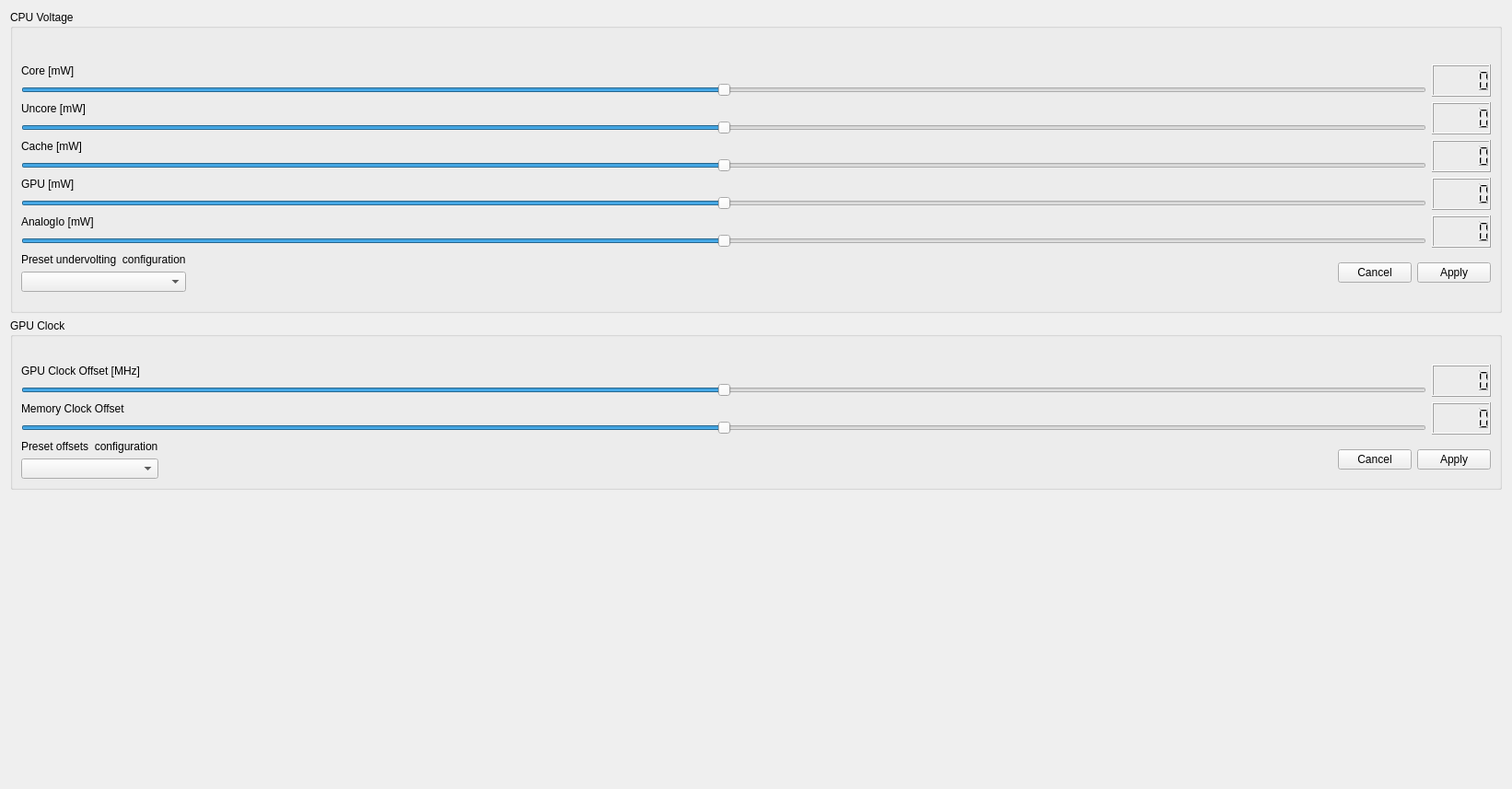
<?xml version="1.0" encoding="UTF-8"?>
<ui version="4.0">
 <class>OffsetsControl</class>
 <widget class="QWidget" name="OffsetsControl">
  <property name="geometry">
   <rect>
    <x>0</x>
    <y>0</y>
    <width>1642</width>
    <height>857</height>
   </rect>
  </property>
  <property name="minimumSize">
   <size>
    <width>0</width>
    <height>0</height>
   </size>
  </property>
  <property name="windowTitle">
   <string>Form</string>
  </property>
  <layout class="QVBoxLayout" name="verticalLayout" stretch="0,0,0">
   <item>
    <widget class="QGroupBox" name="groupBox_CPUVoltageOffsets">
     <property name="minimumSize">
      <size>
       <width>0</width>
       <height>0</height>
      </size>
     </property>
     <property name="title">
      <string>CPU Voltage</string>
     </property>
     <layout class="QVBoxLayout" name="verticalLayout_4">
      <item>
       <layout class="QVBoxLayout" name="verticalLayout_3">
        <property name="topMargin">
         <number>30</number>
        </property>
        <property name="bottomMargin">
         <number>11</number>
        </property>
        <item>
         <layout class="QVBoxLayout" name="verticalLayout_2">
          <item>
           <layout class="QHBoxLayout" name="horizontalLayout_cpuVoltageCore">
            <item>
             <layout class="QVBoxLayout" name="verticalLayout_cpuVoltageCore">
              <item>
               <widget class="QLabel" name="label_cpuVoltageCore">
                <property name="text">
                 <string>Core [mW]</string>
                </property>
               </widget>
              </item>
              <item>
               <widget class="QSlider" name="horizontalSlider_cpuVoltageCore">
                <property name="minimum">
                 <number>-500</number>
                </property>
                <property name="maximum">
                 <number>500</number>
                </property>
                <property name="singleStep">
                 <number>10</number>
                </property>
                <property name="pageStep">
                 <number>20</number>
                </property>
                <property name="orientation">
                 <enum>Qt::Orientation::Horizontal</enum>
                </property>
               </widget>
              </item>
             </layout>
            </item>
            <item>
             <widget class="QLCDNumber" name="lcdNumber_cpuVoltageCore"/>
            </item>
           </layout>
          </item>
          <item>
           <layout class="QHBoxLayout" name="horizontalLayout_cpuVoltageUncore">
            <item>
             <layout class="QVBoxLayout" name="verticalLayout_cpuVoltageUncore">
              <item>
               <widget class="QLabel" name="label_cpuVoltageUncore">
                <property name="text">
                 <string>Uncore [mW]</string>
                </property>
               </widget>
              </item>
              <item>
               <widget class="QSlider" name="horizontalSlider_cpuVoltageUncore">
                <property name="minimum">
                 <number>-500</number>
                </property>
                <property name="maximum">
                 <number>500</number>
                </property>
                <property name="singleStep">
                 <number>10</number>
                </property>
                <property name="pageStep">
                 <number>20</number>
                </property>
                <property name="orientation">
                 <enum>Qt::Orientation::Horizontal</enum>
                </property>
               </widget>
              </item>
             </layout>
            </item>
            <item>
             <widget class="QLCDNumber" name="lcdNumber_cpuVoltageUncore"/>
            </item>
           </layout>
          </item>
          <item>
           <layout class="QHBoxLayout" name="horizontalLayout_cpuVoltageCache">
            <item>
             <layout class="QVBoxLayout" name="verticalLayout_cpuVoltageCache">
              <item>
               <widget class="QLabel" name="label_cpuVoltageCache">
                <property name="text">
                 <string>Cache [mW]</string>
                </property>
               </widget>
              </item>
              <item>
               <widget class="QSlider" name="horizontalSlider_cpuVoltageCache">
                <property name="minimum">
                 <number>-500</number>
                </property>
                <property name="maximum">
                 <number>500</number>
                </property>
                <property name="singleStep">
                 <number>10</number>
                </property>
                <property name="pageStep">
                 <number>20</number>
                </property>
                <property name="orientation">
                 <enum>Qt::Orientation::Horizontal</enum>
                </property>
               </widget>
              </item>
             </layout>
            </item>
            <item>
             <widget class="QLCDNumber" name="lcdNumber_cpuVoltageCache"/>
            </item>
           </layout>
          </item>
          <item>
           <layout class="QHBoxLayout" name="horizontalLayout_cpuVoltageGPU">
            <item>
             <layout class="QVBoxLayout" name="verticalLayout_cpuVoltageGPU">
              <item>
               <widget class="QLabel" name="label_cpuVoltageGPU">
                <property name="text">
                 <string>GPU [mW]</string>
                </property>
               </widget>
              </item>
              <item>
               <widget class="QSlider" name="horizontalSlider_cpuVoltageGPU">
                <property name="minimum">
                 <number>-500</number>
                </property>
                <property name="maximum">
                 <number>500</number>
                </property>
                <property name="singleStep">
                 <number>10</number>
                </property>
                <property name="pageStep">
                 <number>20</number>
                </property>
                <property name="orientation">
                 <enum>Qt::Orientation::Horizontal</enum>
                </property>
               </widget>
              </item>
             </layout>
            </item>
            <item>
             <widget class="QLCDNumber" name="lcdNumber_cpuVoltageGPU"/>
            </item>
           </layout>
          </item>
          <item>
           <layout class="QHBoxLayout" name="horizontalLayout_cpuVoltageAnalogIO">
            <item>
             <layout class="QVBoxLayout" name="verticalLayout_cpuVoltageAnalogIO">
              <item>
               <widget class="QLabel" name="label_cpuVoltageAnalogIO">
                <property name="text">
                 <string>AnalogIo [mW]</string>
                </property>
               </widget>
              </item>
              <item>
               <widget class="QSlider" name="horizontalSlider_cpuVoltageAnalogIO">
                <property name="minimum">
                 <number>-500</number>
                </property>
                <property name="maximum">
                 <number>500</number>
                </property>
                <property name="singleStep">
                 <number>10</number>
                </property>
                <property name="pageStep">
                 <number>20</number>
                </property>
                <property name="orientation">
                 <enum>Qt::Orientation::Horizontal</enum>
                </property>
               </widget>
              </item>
             </layout>
            </item>
            <item>
             <widget class="QLCDNumber" name="lcdNumber_cpuVoltageAnalogIO"/>
            </item>
           </layout>
          </item>
         </layout>
        </item>
        <item>
         <layout class="QHBoxLayout" name="horizontalLayout_cpuVoltagePreset">
          <item>
           <layout class="QVBoxLayout" name="verticalLayout_cpuVoltagePreset">
            <item>
             <widget class="QLabel" name="label_cpuVoltagePreset">
              <property name="text">
               <string>Preset undervolting  configuration</string>
              </property>
             </widget>
            </item>
            <item>
             <widget class="QComboBox" name="comboBox_cpuVoltagePreset"/>
            </item>
           </layout>
          </item>
          <item>
           <spacer name="horizontalSpacer_cpuVoltagePreset">
            <property name="orientation">
             <enum>Qt::Orientation::Horizontal</enum>
            </property>
            <property name="sizeHint" stdset="0">
             <size>
              <width>40</width>
              <height>20</height>
             </size>
            </property>
           </spacer>
          </item>
          <item>
           <widget class="QPushButton" name="pushButton_cpuVoltageCancel">
            <property name="text">
             <string>Cancel</string>
            </property>
           </widget>
          </item>
          <item>
           <widget class="QPushButton" name="pushButton_cpuVoltageApply">
            <property name="text">
             <string>Apply</string>
            </property>
           </widget>
          </item>
         </layout>
        </item>
       </layout>
      </item>
     </layout>
    </widget>
   </item>
   <item>
    <widget class="QGroupBox" name="groupBox_GPUOffsets">
     <property name="minimumSize">
      <size>
       <width>0</width>
       <height>0</height>
      </size>
     </property>
     <property name="title">
      <string>GPU Clock</string>
     </property>
     <layout class="QVBoxLayout" name="verticalLayout_8">
      <property name="topMargin">
       <number>30</number>
      </property>
      <item>
       <layout class="QHBoxLayout" name="horizontalLayout_GPUClockOffset">
        <item>
         <layout class="QVBoxLayout" name="verticalLayout_GPUClockOffset">
          <item>
           <widget class="QLabel" name="label_GPUClockOffset">
            <property name="text">
             <string>GPU Clock Offset [MHz]</string>
            </property>
           </widget>
          </item>
          <item>
           <widget class="QSlider" name="horizontalSlider_GPUClockOffset">
            <property name="minimum">
             <number>-500</number>
            </property>
            <property name="maximum">
             <number>500</number>
            </property>
            <property name="singleStep">
             <number>10</number>
            </property>
            <property name="pageStep">
             <number>20</number>
            </property>
            <property name="orientation">
             <enum>Qt::Orientation::Horizontal</enum>
            </property>
           </widget>
          </item>
         </layout>
        </item>
        <item>
         <widget class="QLCDNumber" name="lcdNumber_GPUClockOffset"/>
        </item>
       </layout>
      </item>
      <item>
       <layout class="QHBoxLayout" name="horizontalLayout_GPUMemoryOffset">
        <item>
         <layout class="QVBoxLayout" name="verticalLayout_6">
          <item>
           <widget class="QLabel" name="label_GPUMemoryOffset">
            <property name="text">
             <string>Memory Clock Offset</string>
            </property>
           </widget>
          </item>
          <item>
           <widget class="QSlider" name="horizontalSlider_GPUMemoryOffset">
            <property name="minimum">
             <number>-500</number>
            </property>
            <property name="maximum">
             <number>500</number>
            </property>
            <property name="singleStep">
             <number>10</number>
            </property>
            <property name="pageStep">
             <number>20</number>
            </property>
            <property name="orientation">
             <enum>Qt::Orientation::Horizontal</enum>
            </property>
           </widget>
          </item>
         </layout>
        </item>
        <item>
         <widget class="QLCDNumber" name="lcdNumber_GPUMemoryOffset"/>
        </item>
       </layout>
      </item>
      <item>
       <layout class="QHBoxLayout" name="horizontalLayout_GPUPreset">
        <item>
         <layout class="QVBoxLayout" name="verticalLayout_GPUPreset">
          <item>
           <widget class="QLabel" name="label_GPUPreset">
            <property name="text">
             <string>Preset offsets  configuration</string>
            </property>
           </widget>
          </item>
          <item>
           <widget class="QComboBox" name="comboBox_GPUPreset"/>
          </item>
         </layout>
        </item>
        <item>
         <spacer name="horizontalSpacer_GPUPreset">
          <property name="orientation">
           <enum>Qt::Orientation::Horizontal</enum>
          </property>
          <property name="sizeHint" stdset="0">
           <size>
            <width>40</width>
            <height>20</height>
           </size>
          </property>
         </spacer>
        </item>
        <item>
         <layout class="QHBoxLayout" name="horizontalLayout_GPUPreset_ApplyCancel">
          <item>
           <widget class="QPushButton" name="pushButton_GPUCancel">
            <property name="text">
             <string>Cancel</string>
            </property>
           </widget>
          </item>
          <item>
           <widget class="QPushButton" name="pushButton_GPUApply">
            <property name="text">
             <string>Apply</string>
            </property>
           </widget>
          </item>
         </layout>
        </item>
       </layout>
      </item>
     </layout>
    </widget>
   </item>
   <item>
    <spacer name="verticalSpacer_OffsetsControl">
     <property name="orientation">
      <enum>Qt::Orientation::Vertical</enum>
     </property>
     <property name="sizeHint" stdset="0">
      <size>
       <width>20</width>
       <height>40</height>
      </size>
     </property>
    </spacer>
   </item>
  </layout>
 </widget>
 <resources/>
 <connections/>
</ui>
